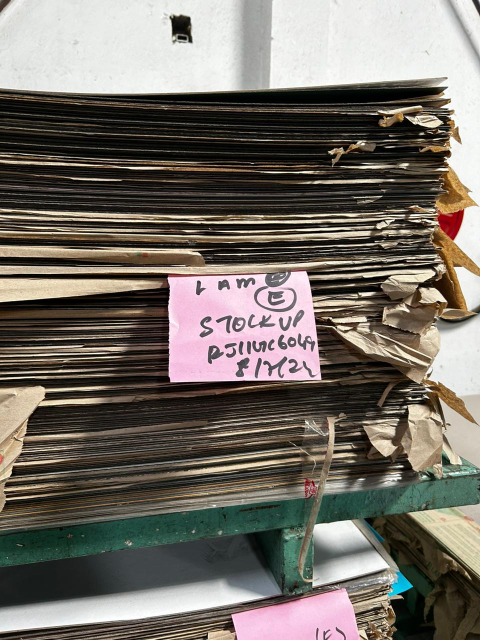
#> input picture images/1.jpeg, 960 x 1280 px (shown at 1/2 size)
$ python -i app.py   (imports and definitions only)
#> lines starting #> are read from the running program, lines starting #| are printed output that depends on the picture; after the words box and inside, x2 and y2 are one past the last pixel; in counts of white or black regions, pixels touching at a corner belong together
#> further down, picture is the input picture: shape (1280, 960, 3); mean B, G, R 103, 110.9, 116.9
import streamlit as st
import cv2
import numpy as np
import time
import tempfile

def preprocess_image(image):
    gray = cv2.cvtColor(image, cv2.COLOR_BGR2GRAY)
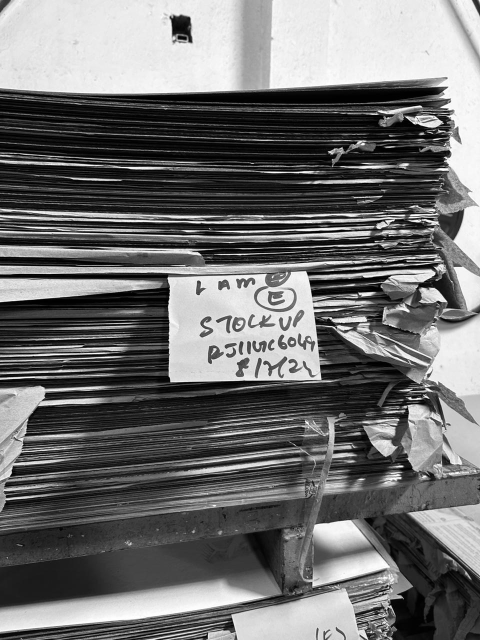
#> gray: shape (1280, 960) (shown at 1/2 size); min 0, max 255, mean 111.8
    blurred = cv2.GaussianBlur(gray, (5, 5), 0)
    edges = cv2.Canny(blurred, 50, 150)  # Default thresholds
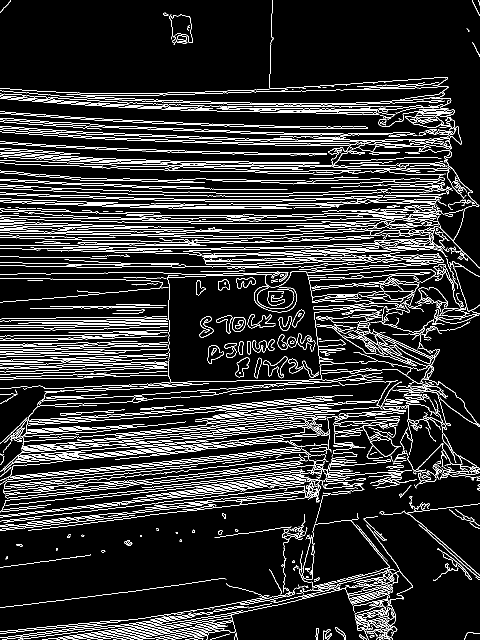
#> edges: shape (1280, 960) (shown at 1/2 size); 11% white in thin lines or dots
    dilated = cv2.dilate(edges, None, iterations=2)
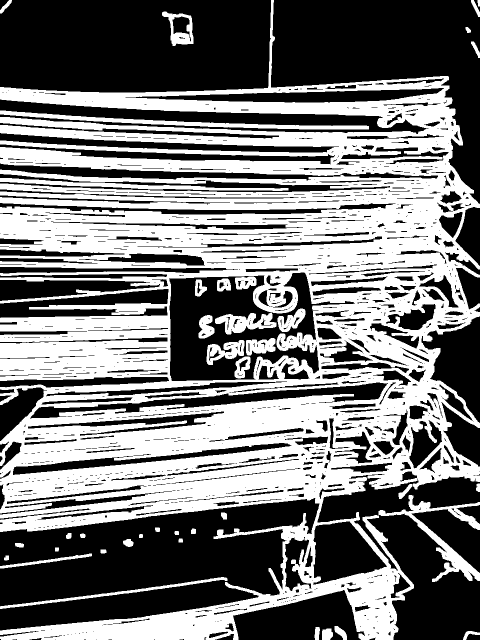
#> dilated: shape (1280, 960) (shown at 1/2 size); 46.6% white; 40 white regions, largest, box (x1, y1, x2, y2) and area: (0, 0, 960, 1280) 535941, (757, 990, 960, 1164) 6530, (0, 221, 738, 259) 5996
    eroded = cv2.erode(dilated, None, iterations=1)
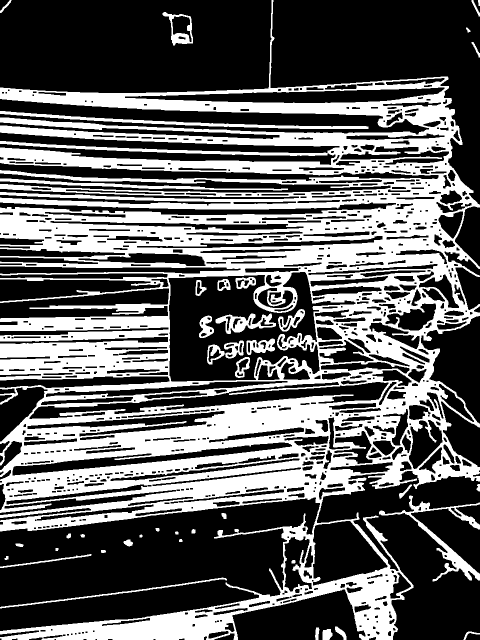
#> eroded: shape (1280, 960) (shown at 1/2 size); 37.7% white; 41 white regions
    return eroded

def count_sheets(edges):
    contours, _ = cv2.findContours(edges, cv2.RETR_EXTERNAL, cv2.CHAIN_APPROX_SIMPLE)
#> contours = 31 contours; largest, box (x1, y1, x2, y2) and area: (0, 0, 960, 1280) 668678, (758, 991, 960, 1163) 4404, (0, 222, 737, 258) 3702, (325, 24, 386, 91) 2422, (0, 357, 576, 381) 2347
    sheet_count = len(contours)
#> sheet_count = 31
    return sheet_count

def process_frame(frame):
    edges = preprocess_image(frame)
    sheet_count = count_sheets(edges)
#> sheet_count = 31
    return edges, sheet_count

# [117 lines left out: function main, not called in this run]

# [2 lines not run here, left out]

>>> import cv2
>>> picture = cv2.imread('images/1.jpeg')
>>> result = process_frame(picture)

$ run again, on images/3.jpeg
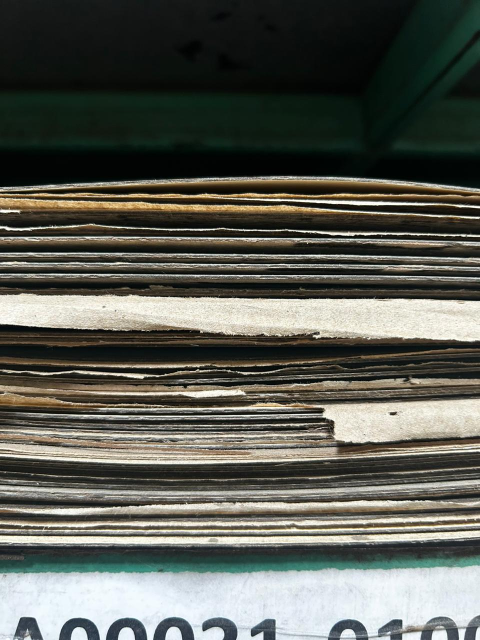
#> input picture images/3.jpeg, 960 x 1280 px (shown at 1/2 size)
#> picture is the input picture: shape (1280, 960, 3); mean B, G, R 85, 93, 91.2
#> in preprocess_image, `edges = cv2.Canny(blurred, 50, 150)`:
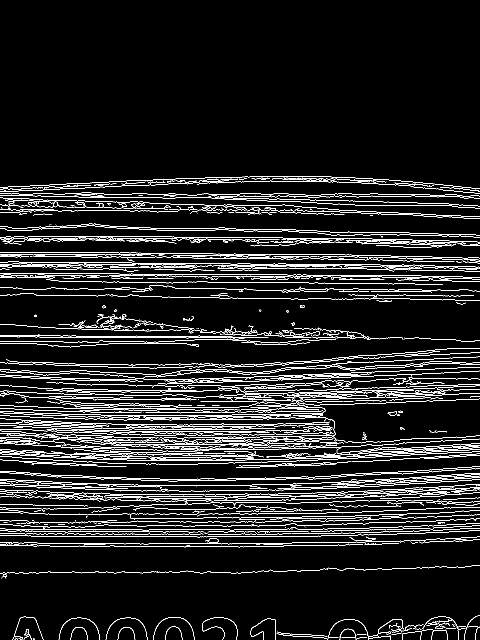
#> edges: shape (1280, 960) (shown at 1/2 size); 7.8% white in thin lines or dots, all inside (x1, y1, x2, y2) = (0, 352, 960, 1280)
#> dilated: shape (1280, 960); 34.2% white; 26 white regions, largest, box (x1, y1, x2, y2) and area: (0, 694, 960, 938) 147997, (0, 944, 960, 1097) 93808, (0, 502, 960, 611) 58213
#> in preprocess_image, `eroded = cv2.erode(dilated, None, iterations=1)`:
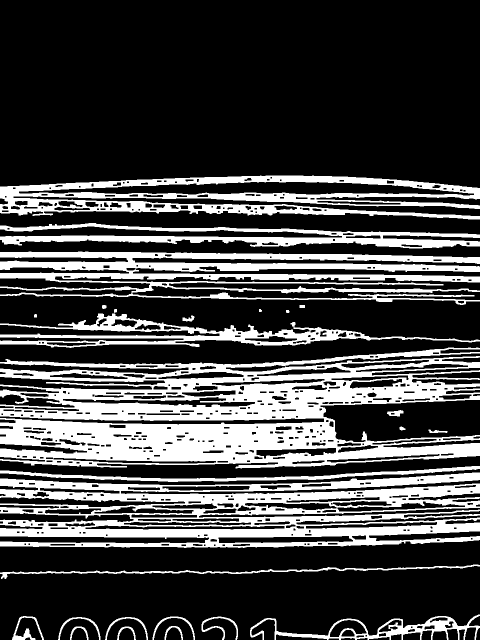
#> eroded: shape (1280, 960) (shown at 1/2 size); 27% white; 26 white regions
#> contours = 26 contours; largest, box (x1, y1, x2, y2) and area: (0, 695, 960, 937) 148770, (0, 945, 960, 1096) 94429, (0, 351, 960, 439) 51640, (0, 503, 960, 610) 39924, (0, 618, 960, 696) 17556
#> in count_sheets, `sheet_count = len(contours)`: sheet_count = 26

$ run again, on images/4.jpeg
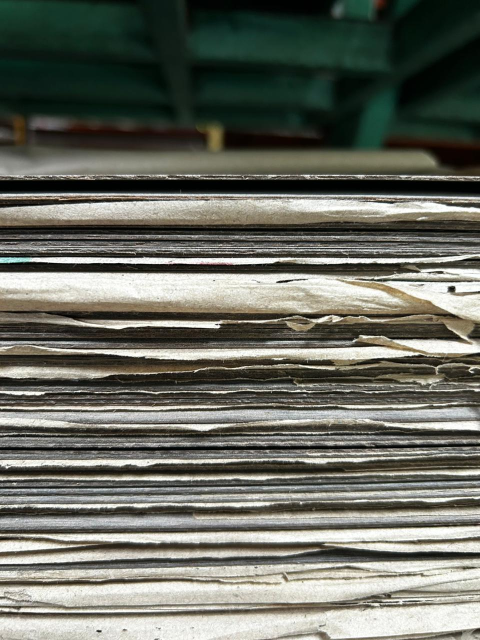
#> input picture images/4.jpeg, 960 x 1280 px (shown at 1/2 size)
#> picture is the input picture: shape (1280, 960, 3); mean B, G, R 98.2, 107.8, 105.6
#> in preprocess_image, `edges = cv2.Canny(blurred, 50, 150)`:
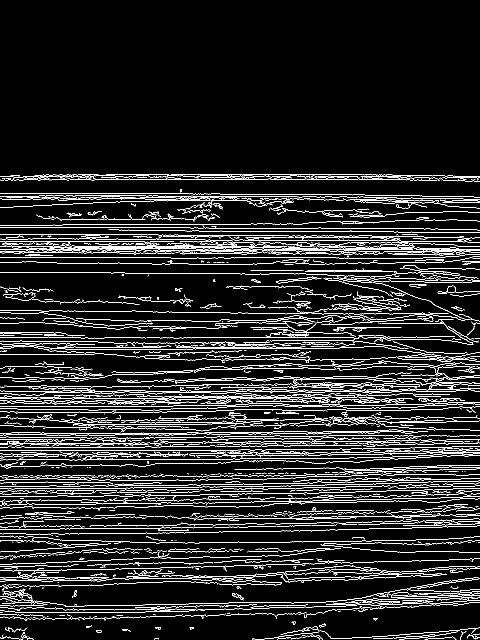
#> edges: shape (1280, 960) (shown at 1/2 size); 9.1% white in thin lines or dots, all inside (x1, y1, x2, y2) = (0, 348, 960, 1280)
#> dilated: shape (1280, 960); 42% white; 26 white regions, largest, box (x1, y1, x2, y2) and area: (0, 432, 960, 939) 288080, (0, 1007, 960, 1244) 110773, (0, 929, 960, 1024) 58989
#> in preprocess_image, `eroded = cv2.erode(dilated, None, iterations=1)`:
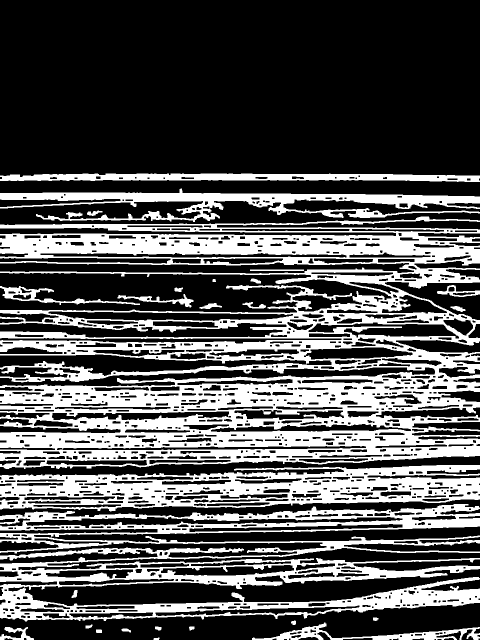
#> eroded: shape (1280, 960) (shown at 1/2 size); 32.6% white; 27 white regions
#> contours = 27 contours; largest, box (x1, y1, x2, y2) and area: (0, 433, 960, 938) 308591, (0, 1008, 960, 1243) 108369, (0, 930, 960, 1023) 61340, (0, 377, 960, 444) 21274, (0, 347, 960, 364) 11254
#> in count_sheets, `sheet_count = len(contours)`: sheet_count = 27

$ run again, on images/6.jpeg
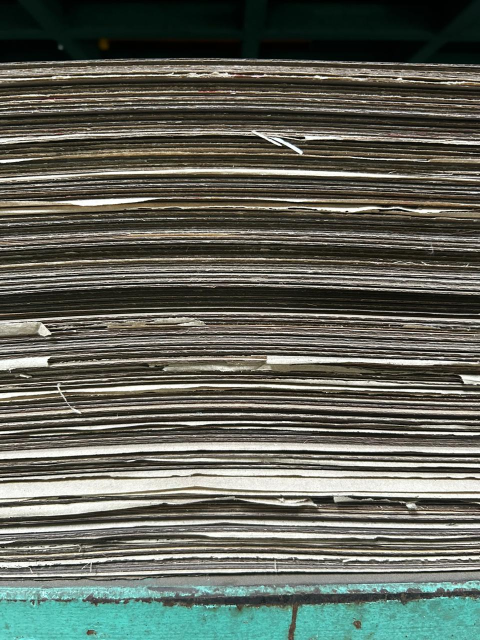
#> input picture images/6.jpeg, 960 x 1280 px (shown at 1/2 size)
#> picture is the input picture: shape (1280, 960, 3); mean B, G, R 90.8, 100.8, 96.7
#> in preprocess_image, `edges = cv2.Canny(blurred, 50, 150)`:
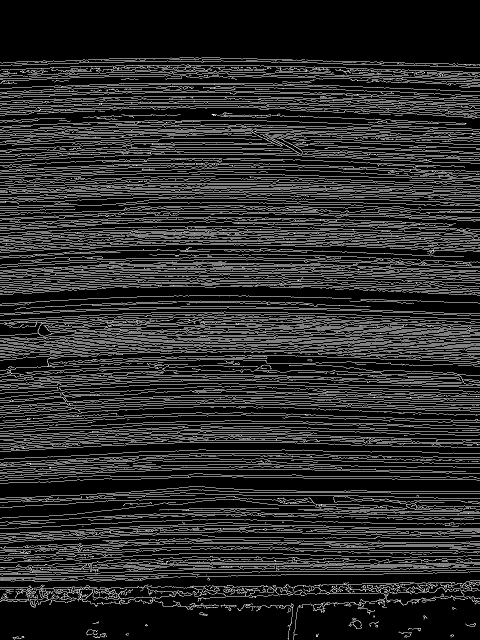
#> edges: shape (1280, 960) (shown at 1/2 size); 16.9% white in thin lines or dots
#> dilated: shape (1280, 960); 68.6% white; 1475 black regions (1034 under 20 px), largest, box (x1, y1, x2, y2) and area: (0, 0, 960, 127) 113761, (0, 1201, 582, 1280) 37641, (590, 1197, 960, 1280) 23337
#> in preprocess_image, `eroded = cv2.erode(dilated, None, iterations=1)`:
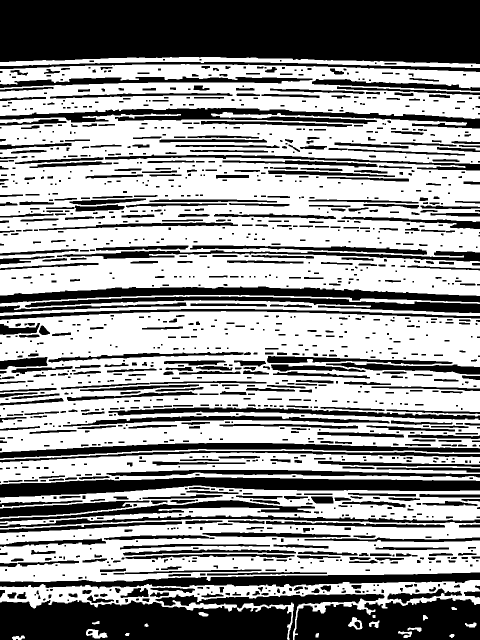
#> eroded: shape (1280, 960) (shown at 1/2 size); 58.5% white; 1407 black regions (503 under 20 px)
#> contours = 26 contours; largest, box (x1, y1, x2, y2) and area: (0, 224, 960, 592) 301136, (0, 622, 960, 905) 232116, (0, 1038, 960, 1164) 98028, (0, 128, 960, 238) 73578, (0, 971, 960, 1052) 39048
#> in count_sheets, `sheet_count = len(contours)`: sheet_count = 26
